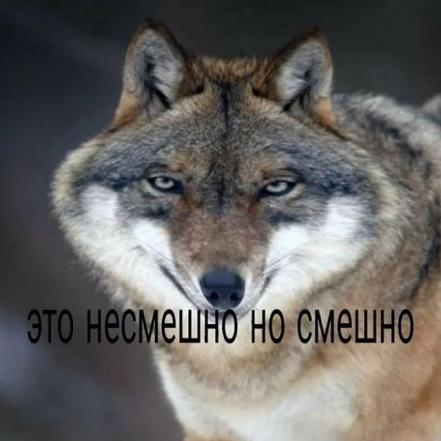
//> input picture Pr_Im_Lab01/image_1.JPG, 441 x 441 px
$ ./main   (built with g++ and OpenCV 4)
//> lines starting //> are read from the running program, lines starting //| are printed output that depends on the picture
#include <iostream> // for standard I/O
#include <string>   // for strings
#include <iomanip>  // for controlling float print precision
#include <sstream>  // string to number conversion
#include <clocale>
#include <opencv2/highgui/highgui_c.h>
#include <opencv2/core/core.hpp>        // Basic OpenCV structures (cv::Mat, Scalar)
#include <opencv2/imgproc/imgproc.hpp>  // Gaussian Blur
#include <opencv2/highgui/highgui.hpp>  // OpenCV window I/O
#include <opencv2/videoio.hpp>
using namespace std;
using namespace cv;

double calcMse(const Mat& im1, const Mat& im2);
double getPSNR(const Mat& I1, const Mat& I2);
Mat gray_Conv(Mat& res_Mat);
Mat bgrToHsv(Mat& myBgr);
Mat hsvToBgr(Mat& myHsv);
Mat ChangeBrightness(Mat &img, int value);

int main(int argc, char *argv[]){
	const Mat image_Ref = imread("image_1.jpg");
//> image_Ref is the input picture: 441 rows x 441 cols, CV_8UC3; mean B, G, R 97.5, 99.3, 102.3
	Mat image_Without_Ref = imread("image_2.jpg");
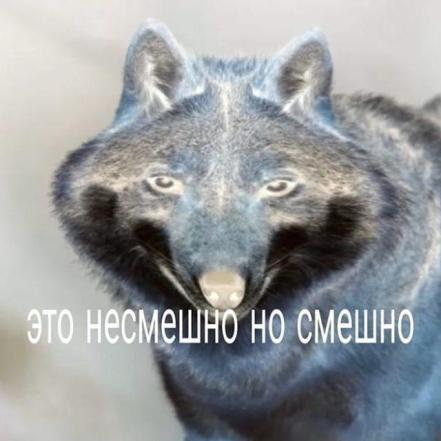
//> input picture Pr_Im_Lab01/image_2.JPG, 441 x 441 px
//> image_Without_Ref is the input picture: 441 rows x 441 cols, CV_8UC3; mean B, G, R 157.7, 155.6, 152.8
	const Mat both_Image;
	if (image_Ref.empty()) {
		cout << "Error: the image has been incorrectly loaded." << endl;
		return 0;
	}
	if (image_Without_Ref.empty()) {
		cout << "Error: the image has been incorrectly loaded." << endl;
		return 0;
	}

	namedWindow("DEFAULT_PICTURES");
	imshow("DEFAULT_PICTURES", image_Ref);
	waitKey(0);
	cvDestroyWindow("DEFAULT_PICTURES");

	namedWindow("MY_BGR_TO_GRAY");
	Mat res_1;
	image_Ref.copyTo(res_1);
	imwrite("C:gray.jpg", res_1);
	long double t1_my_gray = clock();
	Mat res= gray_Conv(res_1);
//> after the loop in gray_Conv, `for (int i = 0; i < res_Mat.rows; i++)`:
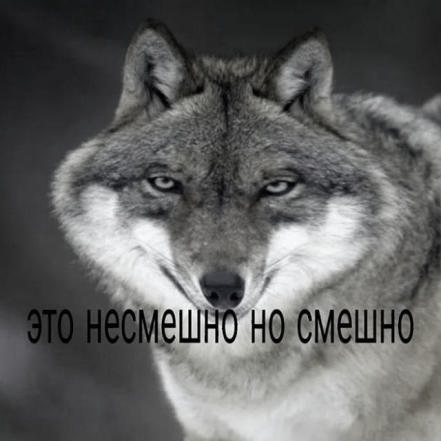
//> res_Mat: 441 rows x 441 cols, CV_8UC3; mean B, G, R 98.5, 98.9, 98.6
	long double t2_my_gray = clock();
	t2_my_gray -= t1_my_gray;
	cout << "Clock_of_MY_BGR_TO_GRAY: "<<setprecision(15) << t2_my_gray/CLOCKS_PER_SEC << endl;
	imshow("MY_BGR_TO_GRAY", res);
	waitKey(0);
	cvDestroyWindow("MY_BGR_TO_GRAY");

	namedWindow("BGR_TO_GRAY");
	Mat gray_image;
	Mat gray_image_2;
	long double t1_cv_gray = clock();
	cvtColor(image_Ref, gray_image, COLOR_BGR2GRAY);
	long double t2_cv_gray = clock();
	cvtColor(gray_image, gray_image_2 , COLOR_GRAY2BGR);
	t2_cv_gray -= t1_cv_gray;
	cout << "Clock_of_CV_BGR_TO_GRAY: " << setprecision(15) << t2_cv_gray / CLOCKS_PER_SEC << endl;
	imshow("BGR_TO_GRAY", gray_image_2);
	waitKey(0);
	cvDestroyWindow("BGR_TO_GRAY");

	namedWindow("MY_BGR_TO_HSV");
	Mat myBgrToHsv;
	Mat res_2; image_Ref.copyTo(res_2);
	long double t1_my_bgr2hsv = clock();
	myBgrToHsv = bgrToHsv(res_2);
//> in bgrToHsv, `myBgr.forEach<Vec3b>([](Vec3b&p, const int*pos) { int b = p[0]; int g ..`:
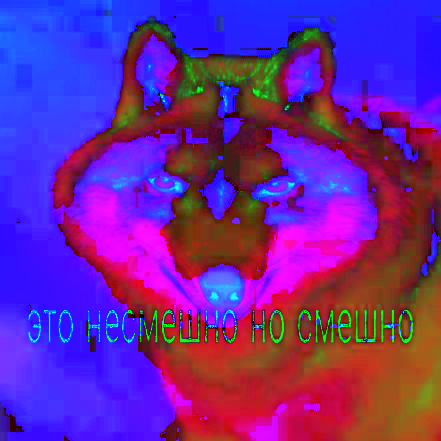
//> myBgr: 441 rows x 441 cols, CV_8UC3; mean B, G, R 156.4, 39.9, 106.9
	long double t2_my_bgr2hsv = clock();
	t2_my_bgr2hsv -= t1_my_bgr2hsv;
	cout << "Clock_of_MY_BGR_TO_HSV: " << setprecision(15) << t2_my_bgr2hsv / CLOCKS_PER_SEC << endl;
	imshow("MY_BGR_TO_HSV", myBgrToHsv);
	waitKey(0);
	cvDestroyWindow("MY_BGR_TO_HSV");

	namedWindow("MY_HSV_TO_BGR");
	Mat myHsvToBgr;
	Mat res_3; myBgrToHsv.copyTo(res_3);
	long double t1_my_hsv2bgr = clock();
	myHsvToBgr = hsvToBgr(res_3);
	long double t2_my_hsv2bgr = clock();
	t2_my_hsv2bgr -= t1_my_hsv2bgr;
	cout << "Clock_of_MY_HSV_TO_BGR: " << setprecision(15) << t2_my_hsv2bgr / CLOCKS_PER_SEC << endl;
	imshow("MY_HSV_TO_BGR", myHsvToBgr);
	waitKey(0);
	cvDestroyWindow("MY_HSV_TO_BGR");

	namedWindow("BGR_TO_HSV");
	Mat BgrToHsv;
	Mat res_4; image_Ref.copyTo(res_4);
	long double t1_bgr2hsv = clock();
	cvtColor(res_4, BgrToHsv, CV_BGR2HSV);
//> BgrToHsv: 441 rows x 441 cols, CV_8UC3; mean H, S, V 72.4, 39.9, 106.9
	long double t2_bgr2hsv = clock();
	t2_bgr2hsv -= t1_bgr2hsv;
	cout << "Clock_of_BGR_TO_HSV: " << setprecision(15) << t2_bgr2hsv / CLOCKS_PER_SEC << endl;
	imshow("BGR_TO_HSV", BgrToHsv);
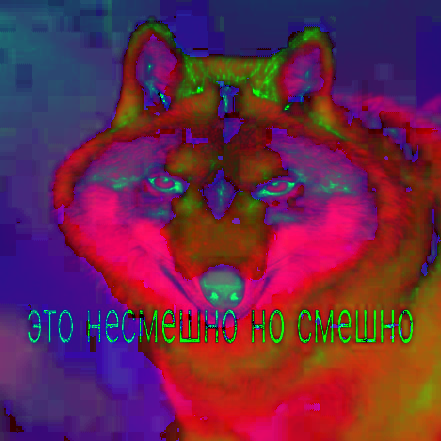
//> window 'BGR_TO_HSV': 441 rows x 441 cols, CV_8UC3; mean B, G, R 72.4, 39.9, 106.9
	waitKey(0);
	cvDestroyWindow("BGR_TO_HSV");

	namedWindow("HSV_TO_BGR");
	Mat HsvToBgr;
	Mat res_5; BgrToHsv.copyTo(res_5);
	long double t1_hsv2bgr = clock();
	cvtColor(res_5, HsvToBgr, CV_HSV2BGR);
	long double t2_hsv2bgr = clock();
	t2_hsv2bgr -= t1_hsv2bgr;
	cout << "Clock_of_HSV_TO_BGR: " << setprecision(15) << t2_hsv2bgr / CLOCKS_PER_SEC << endl;
	imshow("HSV_TO_BGR", HsvToBgr);
	waitKey(0);
	cvDestroyWindow("HSV_TO_BGR");

	namedWindow("CHANGE_BRIGHTNESS_BGR");
	Mat chBrthBgr;
	Mat res_6; image_Ref.copyTo(res_6);
	long double t1_chBrth_bgr = clock();
	chBrthBgr = ChangeBrightness(res_6, 2);
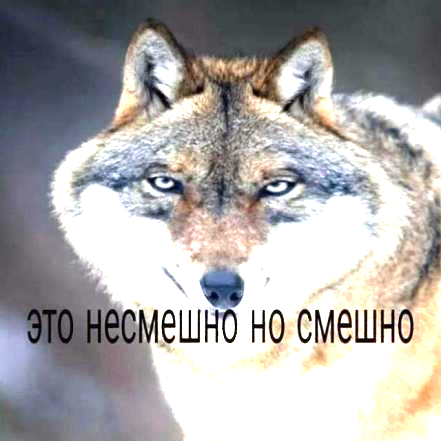
//> chBrthBgr: 441 rows x 441 cols, CV_8UC3; mean B, G, R 169.2, 169.3, 171.3
	long double t2_chBrth_bgr = clock();
	t2_chBrth_bgr -= t1_chBrth_bgr;
	cout << "Clock_of_CHANGE_BRIGHTNESS_BGR: " << setprecision(15) << t2_chBrth_bgr / CLOCKS_PER_SEC << endl;
	imshow("CHANGE_BRIGHTNESS_BGR", chBrthBgr);
	waitKey(0);
	cvDestroyWindow("CHANGE_BRIGHTNESS_BGR");

	namedWindow("CHANGE_BRIGHTNESS_HSV");
	Mat chBrthHsv;
	Mat res_7; myBgrToHsv.copyTo(res_7);
	long double t1_chBrth_hsv = clock();
	chBrthHsv = ChangeBrightness(res_7, 2);
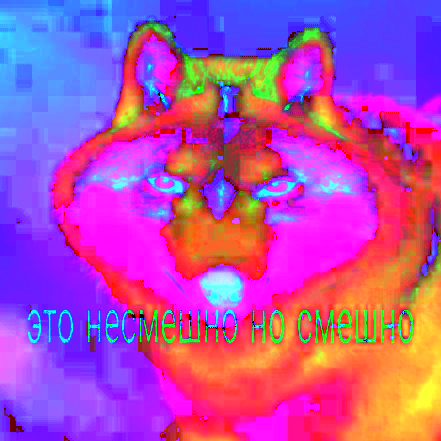
//> chBrthHsv: 441 rows x 441 cols, CV_8UC3; mean B, G, R 175.1, 77, 178.7
	long double t2_chBrth_hsv = clock();
	t2_chBrth_hsv -= t1_chBrth_hsv;
	cout << "Clock_of_CHANGE_BRIGHTNESS_HSV: " << setprecision(15) << t2_chBrth_hsv / CLOCKS_PER_SEC << endl;
	imshow("CHANGE_BRIGHTNESS_HSV", chBrthHsv);
	waitKey(0);
	cvDestroyWindow("CHANGE_BRIGHTNESS_HSV");

	double ans = getPSNR(image_Ref, image_Without_Ref);
//> in calcMse, `ans += sum((im1 - im2).mul(im1 - im2))[0];`: ans = 11290129
//> in calcMse, `ans += sum((im1 - im2).mul(im1 - im2))[1];`: ans = 24727961
//> in calcMse, `ans += sum((im1 - im2).mul(im1 - im2))[2];`: ans = 40239166
//> in getPSNR, `double MSE = calcMse(I1, I2);`: MSE = 206.9
//> ans = 24.97
	cout << "MY_PICTURES: " << ans << endl;
//| MY_PICTURES: 24.9730856888274
	double ans_2 = getPSNR(res, gray_image_2);
//> ans_2 = 48.17
	cout << "BGR_TO_GRAY: " << ans_2 << endl;
//| BGR_TO_GRAY: 48.1670186640462
	double ans_3 = getPSNR(chBrthBgr, chBrthHsv);
//> ans_3 = 23.29
	cout << "CHANGE_BRIGHTNESS: " << ans_3 << endl;
//| CHANGE_BRIGHTNESS: 23.290644955856
	cout << "DIFFERENCE_OF_TIME_OF_MY_AND_CV_BGR_TO_GRAY: " << setprecision(15) << (max(t2_my_gray, t2_cv_gray) - min(t2_my_gray, t2_cv_gray)) / CLOCKS_PER_SEC << endl;
	cout << "DIFFERENCE_OF_TIME_OF_MY_AND_CV_BGR_TO_HSV: " << setprecision(15) << (max(t2_my_bgr2hsv, t2_bgr2hsv) - min(t2_my_bgr2hsv, t2_bgr2hsv)) / CLOCKS_PER_SEC << endl;
	cout << "DIFFERENCE_OF_TIME_OF_MY_AND_CV_HSV_TO_BGR: " << setprecision(15) << (max(t2_my_hsv2bgr, t2_hsv2bgr) - min(t2_my_hsv2bgr, t2_hsv2bgr)) / CLOCKS_PER_SEC << endl;
	cout << "DIFFERENCE_OF_TIME_OF_BRTHN_HSV_AND_BGR: " << setprecision(15) << (max(t2_chBrth_hsv, t2_chBrth_bgr) - min(t2_chBrth_hsv, t2_chBrth_bgr)) / CLOCKS_PER_SEC << endl;

	waitKey(0);
	return 0;
}


double calcMse(const Mat& im1, const Mat& im2) {
	double ans = 0;
	int height = im1.rows;
	int width = im2.cols;
	int N = height * width;
	ans += sum((im1 - im2).mul(im1 - im2))[0];
	ans += sum((im1 - im2).mul(im1 - im2))[1];
	ans += sum((im1 - im2).mul(im1 - im2))[2];
	return ans / N;
}
double getPSNR(const Mat& I1, const Mat& I2)
{
	double M = 255;
	double MSE = calcMse(I1, I2);
	if (MSE == 0) {
		cout << "psnr:   " << "Identical pictures!!!" << endl;
		return 10.0 * log10(M * M);
	}
	else {
		return 10.0 * log10(M * M / MSE);
	}
}

double CalcMod(double a, int b) {
	return a - floor(a / b) * b;
}

Mat gray_Conv(Mat& res_Mat) {

	for (int i = 0; i < res_Mat.rows; i++) {
		for (int j = 0; j < res_Mat.cols; j++) {
			res_Mat.at<Vec3b>(i, j)[0] = res_Mat.at<Vec3b>(i, j)[0] * 0.2952 + res_Mat.at<Vec3b>(i, j)[1] * 0.5547 + res_Mat.at<Vec3b>(i, j)[2] * 0.148;
			res_Mat.at<Vec3b>(i, j)[1] = res_Mat.at<Vec3b>(i, j)[0] * 0.2952 + res_Mat.at<Vec3b>(i, j)[1] * 0.5547 + res_Mat.at<Vec3b>(i, j)[2] * 0.148;
			res_Mat.at<Vec3b>(i, j)[2] = res_Mat.at<Vec3b>(i, j)[0] * 0.2952 + res_Mat.at<Vec3b>(i, j)[1] * 0.5547 + res_Mat.at<Vec3b>(i, j)[2] * 0.148;
		}
	}
	return res_Mat;
}

Mat bgrToHsv(Mat& myBgr) {
	myBgr.forEach<Vec3b>([](Vec3b&p, const int*pos) {
		int b = p[0];
		int g = p[1];
		int r = p[2];
		double bb = (double)b / 255.0;
		double gg = (double)g / 255.0;
		double rr = (double)r / 255.0;
		double Cmax = max({ bb,gg,rr });
		double Cmin = min({ bb,gg,rr });
		double d = Cmax - Cmin;
		double H, S, V;
		double qwe = CalcMod((gg - bb) / d, 6);
		if (d == 0) H = 0;
		else if (Cmax == rr) H = 60 * qwe;
		else if (Cmax == gg) H = 60 * (((bb - rr) / d) + 2);
		else if (Cmax == bb) H = 60 * (((bb - rr) / d) + 4);
		if (Cmax == 0) S = 0;
		else S = d / Cmax;
		V = Cmax;
		Vec3d hsv = Vec3d(H, S*255.0, V*255.0);
		p = hsv;
	});
	return myBgr;
}

Mat hsvToBgr(Mat& myHsv) {
	myHsv.forEach<Vec3b>([](Vec3b&p, const int*pos) {
		double H = p[0];
		double S = p[1] / 255.0;
		double V = p[2] / 255.0;
		double C = V * S;
		double X = C * (1 - abs(CalcMod(H / 60, 2) - 1));
		double m = V - C;
		double h = H;

		Vec3d bgr;
		if (h >= 0 && h < 60)		bgr = Vec3d(0, X, C);
		if (h >= 60 && h < 120)		bgr = Vec3d(0, C, X);
		if (h >= 120 && h < 180)	bgr = Vec3d(X, C, 0);
		if (h >= 180 && h < 240)	bgr = Vec3d(C, X, 0);
		if (h >= 240 && h < 300)	bgr = Vec3d(C, 0, X);
		if (h >= 300 && h < 360)	bgr = Vec3d(X, 0, C);

		bgr[0] = (bgr[0] + m) * 255;
		bgr[1] = (bgr[1] + m) * 255;
		bgr[2] = (bgr[2] + m) * 255;
		p = bgr;
	});
	return myHsv;
}

Mat ChangeBrightness(Mat &img, int value) {
	return img * value;
}
